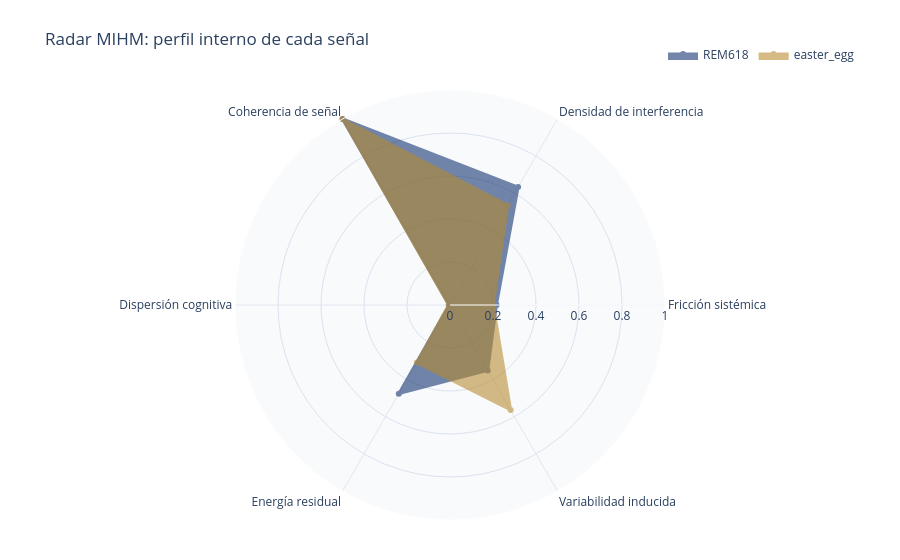

Notebook cell for this chart:
### Markdown cell above
## 3. Lectura visual del vector

La visualización no debe adornar el análisis. Debe reducir carga cognitiva.

<div class="sfi-callout">
<b>Lectura esperada.</b> REM618 concentra más interferencia y energía residual. easter_egg concentra más variabilidad inducida. Ambas mantienen coherencia alta.
</div>

### Code cell
# 3. Radar sobrio de perfiles vectoriales
radar_variables = variables
radar_labels = [labels_map[v] for v in radar_variables]

fig = go.Figure()
for _, row in df.iterrows():
    values = [row[v] for v in radar_variables]
    values += [values[0]]
    theta = radar_labels + [radar_labels[0]]
    fig.add_trace(go.Scatterpolar(
        r=values,
        theta=theta,
        fill="toself",
        name=row["signal"],
        opacity=0.58,
        line=dict(width=3, color=SIGNAL_COLORS[row["signal"]]),
        fillcolor=SIGNAL_COLORS[row["signal"]]
    ))

fig.update_layout(
    title="Radar MIHM: perfil interno de cada señal",
    polar=dict(
        bgcolor="#f8fafc",
        radialaxis=dict(visible=True, range=[0, 1], gridcolor="#dbe3ef"),
        angularaxis=dict(gridcolor="#e2e8f0")
    ),
    legend=dict(orientation="h", yanchor="bottom", y=1.05, xanchor="right", x=1),
    height=560,
    margin=dict(l=40,r=40,t=90,b=40)
)
fig.show()

### Figure 1 — Plotly figure (JSON) as saved in the notebook; plotly's stock layout.template omitted (floating-point values rounded to 4 significant figures)
{"data": [{"fill": "toself", "fillcolor": "#102f6d", "line": {"color": "#102f6d", "width": 3}, "name": "REM618", "opacity": 0.58, "r": [0.2159, 0.6333, 0.9995, 0.004, 0.476, 0.3512, 0.2159], "theta": ["Fricción sistémica", "Densidad de interferencia", "Coherencia de señal", "Dispersión cognitiva", "Energía residual", "Variabilidad inducida", "Fricción sistémica"], "type": "scatterpolar"}, {"fill": "toself", "fillcolor": "#b88a2e", "line": {"color": "#b88a2e", "width": 3}, "name": "easter_egg", "opacity": 0.58, "r": [0.2008, 0.5359, 0.9991, 0.0066, 0.309, 0.5641, 0.2008], "theta": ["Fricción sistémica", "Densidad de interferencia", "Coherencia de señal", "Dispersión cognitiva", "Energía residual", "Variabilidad inducida", "Fricción sistémica"], "type": "scatterpolar"}], "layout": {"height": 560, "legend": {"orientation": "h", "x": 1, "xanchor": "right", "y": 1.05, "yanchor": "bottom"}, "margin": {"b": 40, "l": 40, "r": 40, "t": 90}, "polar": {"angularaxis": {"gridcolor": "#e2e8f0"}, "bgcolor": "#f8fafc", "radialaxis": {"gridcolor": "#dbe3ef", "range": [0, 1], "visible": true}}, "title": {"text": "Radar MIHM: perfil interno de cada señal"}}}
